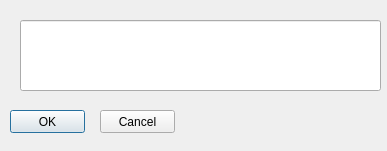
<?xml version="1.0" encoding="UTF-8"?>
<ui version="4.0">
 <class>DialogDataMatrix</class>
 <widget class="QDialog" name="DialogDataMatrix">
  <property name="geometry">
   <rect>
    <x>0</x>
    <y>0</y>
    <width>387</width>
    <height>151</height>
   </rect>
  </property>
  <property name="windowTitle">
   <string>Dialog</string>
  </property>
  <widget class="QLineEdit" name="lineEdit">
   <property name="geometry">
    <rect>
     <x>20</x>
     <y>20</y>
     <width>361</width>
     <height>71</height>
    </rect>
   </property>
  </widget>
  <widget class="QPushButton" name="pushButton">
   <property name="geometry">
    <rect>
     <x>10</x>
     <y>110</y>
     <width>75</width>
     <height>23</height>
    </rect>
   </property>
   <property name="text">
    <string>OK</string>
   </property>
  </widget>
  <widget class="QPushButton" name="pushButton_2">
   <property name="geometry">
    <rect>
     <x>100</x>
     <y>110</y>
     <width>75</width>
     <height>23</height>
    </rect>
   </property>
   <property name="text">
    <string>Cancel</string>
   </property>
  </widget>
 </widget>
 <resources/>
 <connections/>
</ui>
